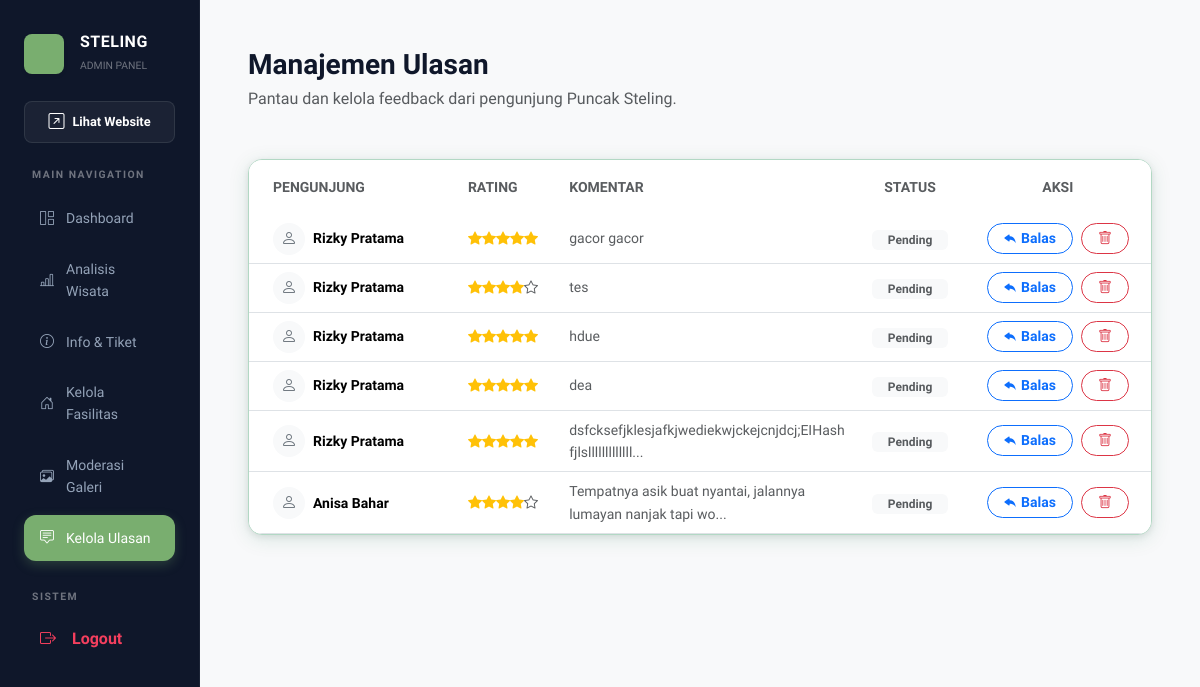
The page /views/admin/kelola_ulasan.php (signed in) on the database as committed earlier.
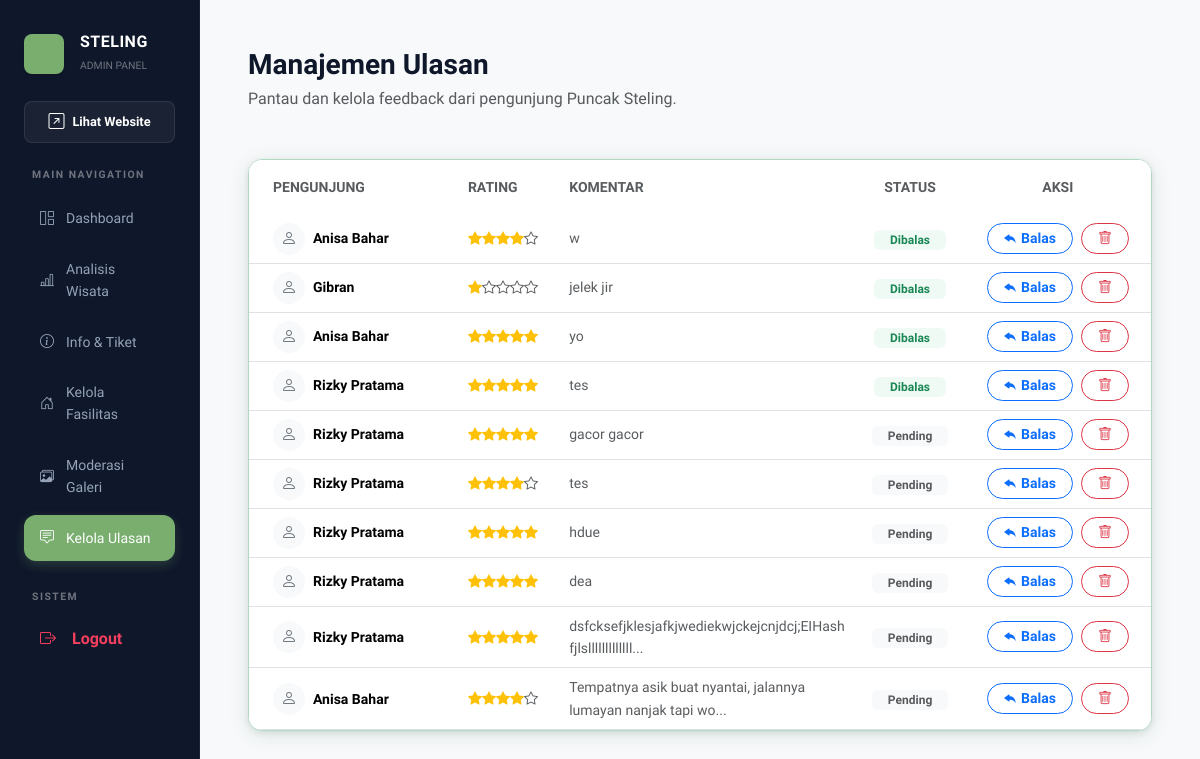
The same page on the database as committed later.
### tables this page shows
CREATE TABLE `tb_ulasan` (
  `id_ulasan` int NOT NULL,
  `id_pengunjung` int DEFAULT NULL,
  `rating` int NOT NULL,
  `komentar` text NOT NULL,
  `balasan_admin` text,
  `tanggal_ulasan` timestamp NULL DEFAULT CURRENT_TIMESTAMP
);

CREATE TABLE `tb_pengunjung` (
  `id_pengunjung` int NOT NULL,
  `nama_lengkap` varchar(100) NOT NULL,
  `email` varchar(100) NOT NULL,
  `password` varchar(255) NOT NULL,
  `created_at` timestamp NULL DEFAULT CURRENT_TIMESTAMP
);

### views/admin/kelola_ulasan.php (the view, shortened to what the changed rows need)
<?php
include '../../config/koneksi.php';
include '../templates/header.php';
?>
<div class="container-fluid px-0">
    <div class="row g-0">
        <?php include '../templates/sidebar_admin.php'; ?>
        <div class="col-md-10 p-5 bg-light min-vh-100">
            <div class="card card-custom border-0 shadow-sm overflow-hidden bg-white" style="border-radius: 15px;">
                <div class="table-responsive">
                    <table class="table table-hover align-middle mb-0">
                        <thead class="bg-light">
                            <tr>
                                <th class="px-4 py-3 border-0 small text-uppercase fw-bold text-muted">Pengunjung</th>
                                <th class="py-3 border-0 small text-uppercase fw-bold text-muted">Rating</th>
                                <th class="py-3 border-0 small text-uppercase fw-bold text-muted">Komentar</th>
                                <th class="py-3 border-0 small text-uppercase fw-bold text-muted text-center">Status</th>
                                <th class="py-3 border-0 small text-uppercase fw-bold text-muted text-center">Aksi</th>
                            </tr>
                        </thead>
                        <tbody>
                            <?php
                            $query = mysqli_query($koneksi, "SELECT tb_ulasan.*, tb_pengunjung.nama_lengkap
                                                        FROM tb_ulasan
                                                        JOIN tb_pengunjung ON tb_ulasan.id_pengunjung = tb_pengunjung.id_pengunjung
                                                        ORDER BY tanggal_ulasan DESC");
                            if (mysqli_num_rows($query) > 0) :
                                while ($u = mysqli_fetch_assoc($query)) :
                            ?>
                            <tr>
                                <td class="px-4">
                                    <div class="d-flex align-items-center gap-2">
                                        <div class="bg-light rounded-circle d-flex align-items-center justify-content-center" style="width: 32px; height: 32px;">
                                            <i class="bi bi-person text-secondary"></i>
                                        </div>
                                        <span class="fw-bold small"><?php echo $u['nama_lengkap']; ?></span>
                                    </div>
                                </td>
                                <td>
                                    <div class="text-warning small text-nowrap">
                                        <?php for($i=1; $i<=5; $i++) echo ($i <= $u['rating']) ? '<i class="bi bi-star-fill"></i>' : '<i class="bi bi-star text-muted"></i>'; ?>
                                    </div>
                                </td>
                                <td class="text-muted small" style="max-width: 250px;">
                                    <?php echo (strlen($u['komentar']) > 60) ? substr($u['komentar'], 0, 60) . '...' : $u['komentar']; ?>
                                </td>
                                <td class="text-center">
                                    <?php if($u['balasan_admin']): ?>
                                        <span class="badge bg-success-subtle text-success px-3 border-0">Dibalas</span>
                                    <?php else: ?>
                                        <span class="badge bg-light text-muted px-3 border-0">Pending</span>
                                    <?php endif; ?>
                                </td>
                                <td class="text-center">
                                    <div class="d-flex justify-content-center gap-2">
                                        <button class="btn btn-outline-primary btn-sm rounded-pill px-3 fw-bold small" data-bs-toggle="modal" data-bs-target="#modalBalas<?php echo $u['id_ulasan']; ?>">
                                            <i class="bi bi-reply-fill"></i> Balas
                                        </button>
                                        <button class="btn btn-outline-danger btn-sm rounded-pill px-3" onclick="confirmDelete(<?php echo $u['id_ulasan']; ?>)">
                                            <i class="bi bi-trash"></i>
                                        </button>
                                    </div>
                                </td>
                            </tr>
                            <?php
                                endwhile;
                            else :
                            ?>
                            <tr>
                                <td colspan="5" class="text-center py-5 text-muted small">Belum ada ulasan masuk.</td>
                            </tr>
                            <?php endif; ?>
                        </tbody>
                    </table>
                </div>
            </div>
        </div>
    </div>
</div>
<?php include '../templates/footer.php'; ?>

Rows that differ between the two databases and show on the page:
added tb_ulasan: id_pengunjung.nama_lengkap "Anisa Bahar", rating 4 (drawn), komentar "w", shows "Dibalas"
added tb_ulasan: id_pengunjung.nama_lengkap "Gibran", rating 1 (drawn), komentar "jelek jir", balasan_admin "Dibalas"
added tb_ulasan: id_pengunjung.nama_lengkap "Anisa Bahar", rating 5 (drawn), komentar "yo", shows "Dibalas"
added tb_ulasan: id_pengunjung.nama_lengkap "Rizky Pratama", rating 5 (drawn), komentar "tes", balasan_admin "Dibalas"
